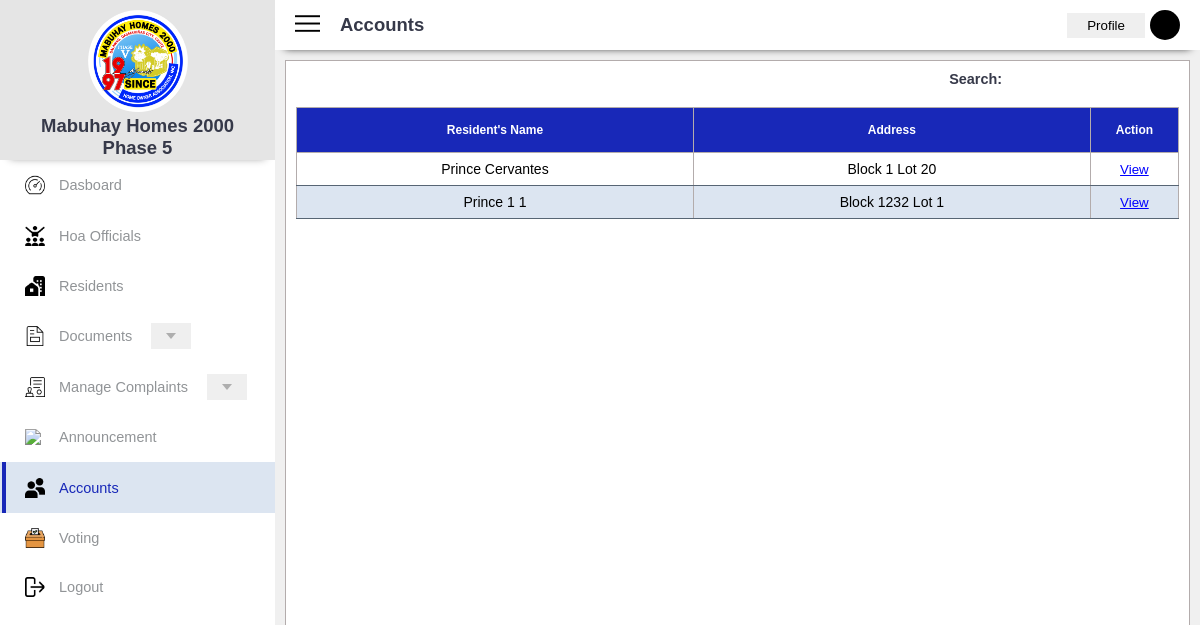
Before: /Accounts.php (signed in) with the older database file.
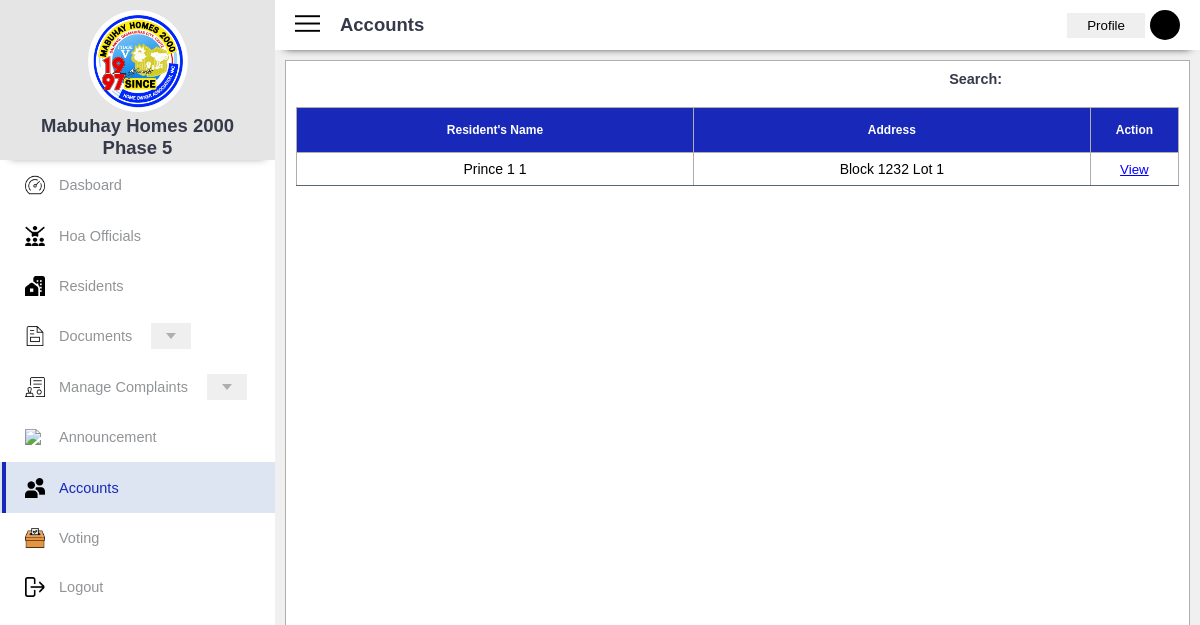
After: the same page with the newer database file.
### tables this page shows
CREATE TABLE `tblresident` (
  `user_id` int(11) NOT NULL,
  `unique_id` varchar(255) NOT NULL,
  `access` varchar(255) NOT NULL,
  `first_name` varchar(50) NOT NULL,
  `middle_name` varchar(50) NOT NULL,
  `last_name` varchar(50) NOT NULL,
  `suffix` varchar(255) NOT NULL,
  `sex` varchar(20) NOT NULL,
  `age` int(11) NOT NULL,
  `pwd` varchar(255) NOT NULL,
  `pwd_id` varchar(255) NOT NULL,
  `birthday` varchar(50) NOT NULL,
  `birthplace` varchar(150) NOT NULL,
  `citizenship` varchar(50) NOT NULL,
  `block` int(11) NOT NULL,
  `lot` int(11) NOT NULL,
  `street_name` varchar(255) NOT NULL,
  `phone_number` bigint(20) NOT NULL,
  `ec_name` varchar(255) NOT NULL,
  `ec_phone_num` bigint(20) NOT NULL,
  `ec_relship` varchar(255) NOT NULL,
  `ec_address` varchar(255) NOT NULL
);

### Accounts.php (the view, shortened to what this page needs)
<?php
$conn = connection();
?>
<!DOCTYPE html>
<html lang="en">
<head>
    <link rel="stylesheet" href="CSS/Accounts.css">
</head>
</head>
<body>
<div class="mainDashboardContainer">
        <div class="secMainDash">
            <div class="sidebarContainer sideActive" id="sidebar">
                <div class="headerTop">
                    <img class="img-logo" src="Pictures/Mabuhay_Logo.png">
                    <h2 class="MabuhayName"> Mabuhay Homes 2000 <br> Phase 5 </h2>
                </div>
                <div class="DagdagNanaman">
                    <a href="DashBoard.php" class="sideside">
                        <img class="img-sideboard" src="Pictures/Dashboard2.png">
                        <span> Dasboard </span>
                    </a>
                    <a href="HoaOfficials.php" class="sideside">
                        <img class="img-sideboard" src="Pictures/Officials.png">
                        <span> Hoa Officials </span>
                    </a>
                    <a href="Residents.php" class="sideside">
                        <img class="img-sideboard" src="Pictures/Residents2.png">
                        <span> Residents </span>
                    </a>
                    <div class="documentsContainer">
                        <a href="Documents.php" class="sideside" id="documentsDropdown">
                            <img class="img-sideboard" src="Pictures/Documents2.png">
                            <span> Documents </span>
                            <button class="buttonEme3">
                                <div class="eme3"></div>
                            </button>
                        </a>
                    </div>
                    <div class="complaintsContainer">
                        <a href="Complaints.php" class="sideside" id="complaintsDropdown">
                            <img class="img-sideboard" src="Pictures/ComplaintsCap.png">
                            <span> Manage Complaints</span>
                            <button class="buttonEme2">
                                <div class="eme2"></div>
                            </button>
                        </a>
                    </div>
                    <a href="AnnouncementTable.php" class="sideside">
                        <img class="img-sideboard" src="Pictures/Announcement.png">
                        <span> Announcement </span>
                    </a>
                    <a href="Accounts.php" class="sideside">
                        <img class="img-sideboard" src="Pictures/Accounts2.png">
                        <span> Accounts </span>
                    </a>
                    <a href="Voting.php" class="sideside">
                        <img class="img-sideboard" src="Pictures/voting.png">
                        <span> Voting </span>
                    </a>
                    <a href="Logout.php" class="sideside">
                        <img class="img-sideboard" src="Pictures/logout.png">
                        <span> Logout </span>
                    </a>
                </div>
            </div>
            <div class="MainBodyContainerr MainBodyConActivee">
                <div class="headerTopMain">
                    <div class="HamburgerandOthers">
                        <div class="memuIcon">
                            <img id="menuBtn" class="menu" src="Pictures/menu-hamburger.png">
                        </div>
                        <div class="NamesModuleCon">
                            <h2 class="namePerModule"> Accounts </h2>
                        </div>
                    </div>
                    <div class="ProfileViewww">
                        <button id="myProfileBtn" type="button" class="profileBtn">
                            <label> Profile </label>
                        </button>
                        <div class="user-img"></div>
                    </div>
                </div>
                <div class="MainContainerForTables">
                    <div class="MainContainerAll">
                        <div class="SearchInAccounts">
                            <h3> Search: </h3>
                            <input type="search">
                        </div>
                        <div class="AccountsTableContainer">
                            <table>
                                <thead>
                                    <tr>
                                        <th style="width:45%"> Resident's Name </th>
                                        <th style="width:45%"> Address </th>
                                        <th style="width:10%"> Action </th>
                                    </tr>
                                    <tbody>
                                        <?php
                                            $query = "SELECT tblresident.*, tblaccounts.otp, tblaccounts.unique_id
                                                        FROM tblresident
                                                        JOIN tblaccounts ON tblresident.unique_id = tblaccounts.unique_id
                                                        WHERE tblresident.access = 'Pending' AND tblaccounts.otp = 'Verified'
                                                        ORDER BY tblresident.user_id DESC;
                                                        ";
                                            $result = mysqli_query($conn, $query);
                                            if($result){
                                                if (mysqli_num_rows($result) > 0) {
                                                  while ($row = mysqli_fetch_assoc($result)) {
                                                    ?>
                                                      <tr>
                                                          <td><?php echo $row['first_name'] . " " . $row['middle_name'] . " " . $row['last_name']; ?></td>
                                                          <td><?php echo "Block " . $row['block'] . " Lot " . $row['lot'] ?></td>
                                                          <td>
                                                              <button class="AccViewBtn BiyuModal"> View </button>
                                                          </td>
                                                      </tr>
                                                    <?php
                                                  }
                                                } else {
                                                ?>
                                                  <tr>
                                                      <td colspan="3">No pending account found.</td>
                                                  </tr>
                                                <?php
                                                }
                                            } else {
                                                echo "Query failed: " . mysqli_error($conn);
                                            }
                                        ?>
                                    </tbody>
                                </thead>
                            </table>
                        </div>
                    </div>
                </div>
            </div>
        </div>
    </div>
</body>
</html>

Changed rows visible on the page:
no longer on this page (row edited): tblresident: first_name "Prince", last_name "Cervantes", block "1", lot "20"
